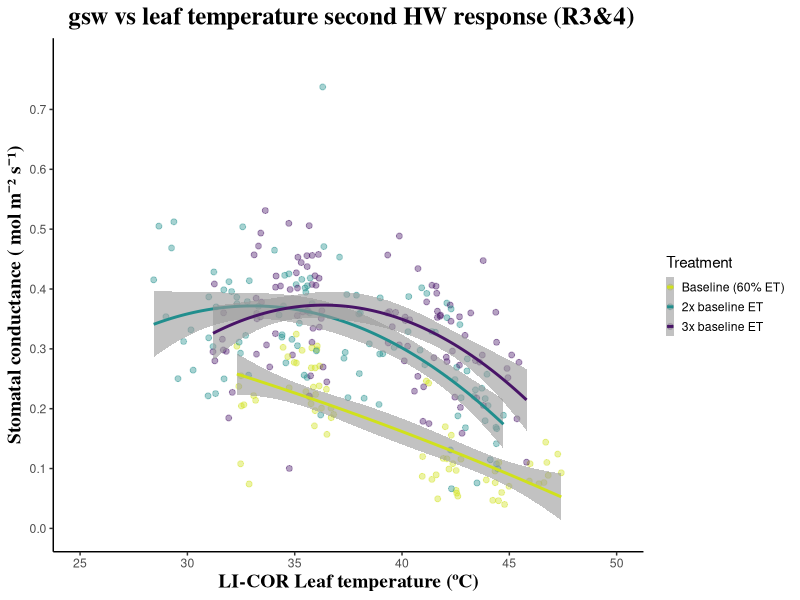

This figure's R source:
library(grDevices)
library(tidyverse)
library(lubridate)
library(ggplot2)

diurnals_borden_hills_2019 <-read.csv("data_output/diurnals_2019_old_and_new_blocks_cleaned_no_NAs.csv", header = TRUE)

diurnals_borden_hills_2019 <-diurnals_borden_hills_2019%>%
  filter(!pixel_number == 34 )

diurnals_borden_hills_2019$round<-format(diurnals_borden_hills_2019$round)
diurnals_borden_hills_2019$round<-as.numeric(as.factor(diurnals_borden_hills_2019$round))

str(diurnals_borden_hills_2019$round)

str(diurnals_borden_hills_2019)

diurnals_2019_gsw_vs_leafT <- diurnals_borden_hills_2019 %>%
  mutate(time = hhmmss) %>%
  select(-hhmmss) %>%
  filter(!is.na(time)) %>%
  filter(!is.na(leaf_temp_C)) %>%
  filter(!leaf_temp_C == "-")


diurnals_2019_gsw_vs_leafT$time<- format(strptime(diurnals_2019_gsw_vs_leafT$time,"%H:%M:%S"), format = "%H:%M", tz = "America_Los_Angeles")

diurnals_2019_gsw_vs_leafT$datetime <- paste(diurnals_2019_gsw_vs_leafT$date, " ", diurnals_2019_gsw_vs_leafT$time, sep = "")

glimpse(diurnals_2019_gsw_vs_leafT) 

diurnals_2019_gsw_vs_leafT$datetime <- mdy_hm(diurnals_2019_gsw_vs_leafT$datetime, tz = "UTC")

str(diurnals_2019_gsw_vs_leafT)

tz(diurnals_2019_gsw_vs_leafT$datetime)

tz(diurnals_2019_gsw_vs_leafT$time)

diurnals_2019_gsw_vs_leafT$leaf_temp_C <- format(diurnals_2019_gsw_vs_leafT $leaf_temp_C)
diurnals_2019_gsw_vs_leafT$leaf_temp_C<-as.numeric(diurnals_2019_gsw_vs_leafT$leaf_temp_C)

str(diurnals_2019_gsw_vs_leafT$datetime)

str(diurnals_2019_gsw_vs_leafT$leaf_temp_C)


####Plotting  A vs LICOR leaf T FISRT HW round 3-4 ####

diurnals_2019_gsw_vs_leafT_licor_second_HW_r_3_4<- diurnals_borden_hills_2019 %>%
  filter(!is.na(Tleaf)) %>%
  select( day, Tleaf, gsw, pixel_number, round, treatment, Rep, BH_Leaf, BH_Block, BH_Vine) %>%
  filter(day < 233) %>%
  filter(day > 214) %>%
  filter(round > 2) %>%
  filter(round < 5)

str(diurnals_2019_gsw_vs_leafT_licor_second_HW_r_3_4$Tleaf)


diurnals_2019_gsw_vs_leafT_licor_second_HW_r_3_4%>%
  group_by(treatment)%>%
  tally()

diurnals_2019_gsw_vs_leafT_licor_second_HW_r_3_4$treatment<-format(diurnals_2019_gsw_vs_leafT_licor_second_HW_r_3_4$treatment)
as.character(diurnals_2019_gsw_vs_leafT_licor_second_HW_r_3_4$treatment)

diurnals_2019_gsw_vs_leafT_licor_second_HW_r_3_4$treatment<- reorder(diurnals_2019_gsw_vs_leafT_licor_second_HW_r_3_4$treatment, diurnals_2019_gsw_vs_leafT_licor_second_HW_r_3_4$Tleaf)

str(diurnals_2019_gsw_vs_leafT_licor_second_HW_r_3_4$treatment)

diurnals_2019_gsw_vs_leafT_licor_second_HW_r_3_4$Rep<-format(diurnals_2019_gsw_vs_leafT_licor_second_HW_r_3_4$Rep)
as.character(diurnals_2019_gsw_vs_leafT_licor_second_HW_r_3_4$Rep)

diurnals_2019_gsw_vs_leafT_licor_second_HW_r_3_4$treatment<-format(diurnals_2019_gsw_vs_leafT_licor_second_HW_r_3_4$treatment)
as.character(diurnals_2019_gsw_vs_leafT_licor_second_HW_r_3_4$treatment)

str(diurnals_2019_gsw_vs_leafT_licor_second_HW_r_3_4$treatment)


## Plot second HW RESPONSE
gsw_vs_leafT_licor_second_HW_r_3_4 <-ggplot(diurnals_2019_gsw_vs_leafT_licor_second_HW_r_3_4, aes(Tleaf, gsw, group = treatment, color = treatment)) +
  geom_point(alpha =0.4, size = 1.7 ) + 
  stat_smooth(aes(y = gsw, group = treatment, color = treatment),method = "lm", formula = y ~ x + I(x^2), size = 1, alpha =0.6) +
  theme_classic() +
  scale_colour_viridis_d(direction = -1, begin = 0.05, end = 0.93, name = "Treatment", labels = c("Baseline (60% ET)", "2x baseline ET", "3x baseline ET"))+
  ylab ("Stomatal conductance ( mol m⁻² s⁻¹)") +
  ggtitle( " gsw vs leaf temperature second HW response (R3&4)") +
  theme(plot.title = element_text(hjust = 0.5, size = 18, face = "bold", family = "serif")) +
  xlab("LI-COR Leaf temperature (ºC)") +
  theme(axis.title.y = element_text(size=14, face = "bold", family = "serif")) +
  theme(axis.title.x = element_text(size=14,face = "bold", family = "serif")) +
  theme(legend.key.size = unit (0.5, "cm")) +
  theme(legend.key.width = unit(0.2,"cm"))+
  theme(legend.justification = "center")+
  theme(legend.position = "right") +
  theme(legend.title.align = 0)+
  scale_x_continuous(breaks=seq(25,50,5), limits = c (25,50)) +
  scale_y_continuous(breaks=seq(0,0.7,0.1), limits = c (0,0.78))

ggsave(gsw_vs_leafT_licor_second_HW_r_3_4, filename = "figures/gsw_vs_leafT_licor_second_HW_r_3_4_without_leaky_pixel.pdf", device = cairo_pdf, 
       width = 8, height = 6)
